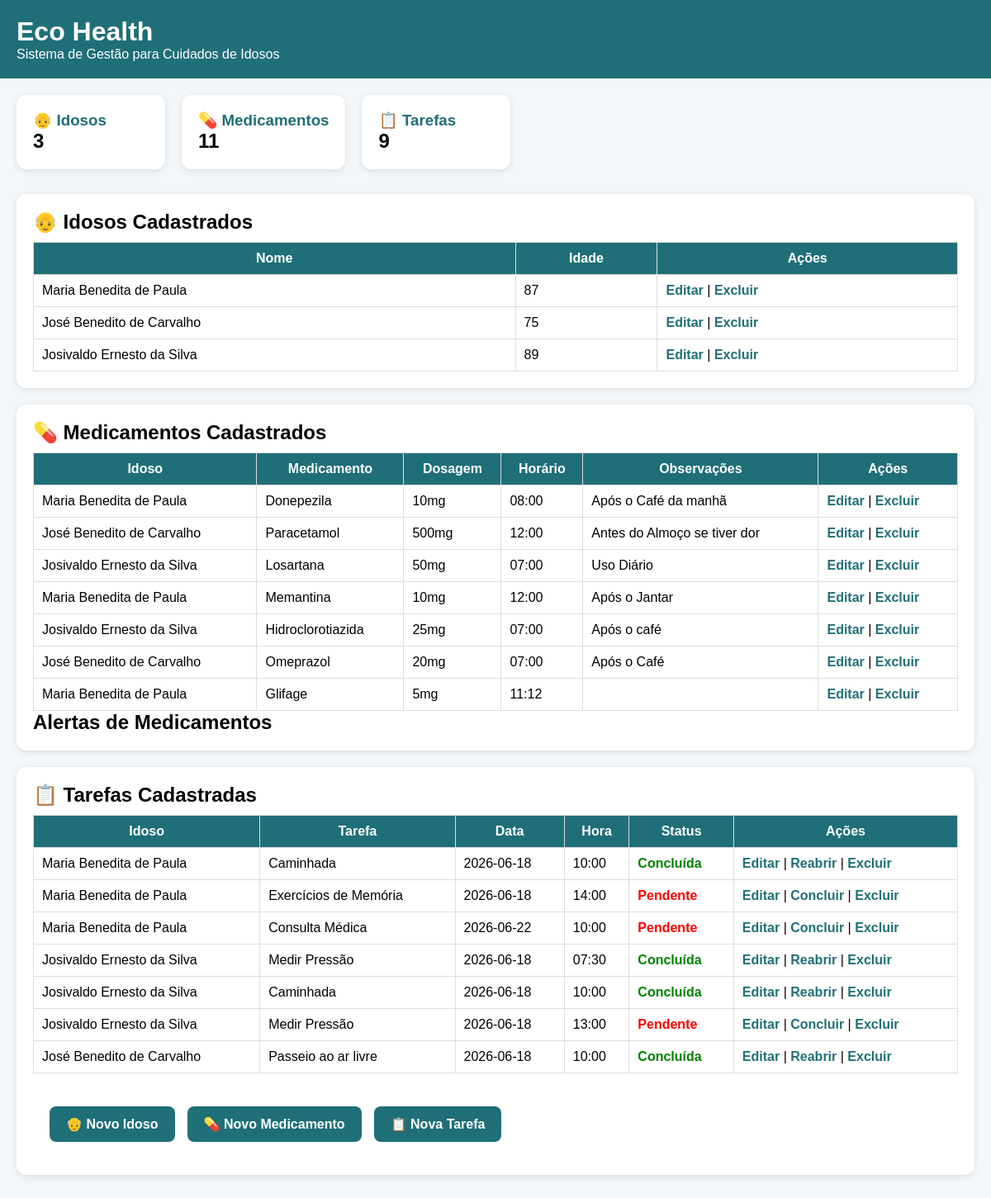
/dashboard, run on the app's committed database.
### tables this page shows
CREATE TABLE idosos (
    id INTEGER PRIMARY KEY AUTOINCREMENT,
    nome TEXT NOT NULL,
    idade INTEGER NOT NULL,
    sexo TEXT NOT NULL,
    telefone_responsavel TEXT NOT NULL,
    observacoes TEXT,
    usuario_id INTEGER NOT NULL,

    FOREIGN KEY (usuario_id) REFERENCES usuarios(id)
);

CREATE TABLE medicamentos (
    id INTEGER PRIMARY KEY AUTOINCREMENT,
    nome_medicamento TEXT NOT NULL,
    dosagem TEXT NOT NULL,
    horario TEXT NOT NULL,
    observacoes TEXT,
    idoso_id INTEGER NOT NULL,

    FOREIGN KEY (idoso_id) REFERENCES idosos(id)
);

CREATE TABLE tarefas (
    id INTEGER PRIMARY KEY AUTOINCREMENT,
    descricao TEXT NOT NULL,
    data TEXT NOT NULL,
    hora TEXT NOT NULL,
    status TEXT NOT NULL,
    observacao TEXT,
    idoso_id INTEGER NOT NULL,

    FOREIGN KEY (idoso_id) REFERENCES idosos(id)
);

### app.py (the view)
@app.route("/dashboard")
def dashboard():
    conexao = sqlite3.connect("database.db")
    cursor = conexao.cursor()
    cursor.execute("SELECT COUNT(*) FROM idosos")
    total_idosos = cursor.fetchone()[0]
    cursor.execute("SELECT COUNT(*) FROM medicamentos")
    total_medicamentos = cursor.fetchone()[0]
    cursor.execute("SELECT * FROM idosos")
    idosos = cursor.fetchall()
    cursor.execute("""
    SELECT
    medicamentos.id,
    idosos.nome,
    medicamentos.nome_medicamento,
    medicamentos.dosagem,
    medicamentos.horario,
    medicamentos.observacoes
    FROM medicamentos
    INNER JOIN idosos
    ON medicamentos.idoso_id = idosos.id
    """)
    medicamentos = cursor.fetchall()
    cursor.execute("SELECT COUNT(*) FROM tarefas")
    total_tarefas = cursor.fetchone()[0]
    cursor.execute("""
SELECT
    tarefas.id,
    idosos.nome,
    tarefas.descricao,
    tarefas.data,
    tarefas.hora,
    tarefas.status,
    tarefas.observacao
    FROM tarefas
    INNER JOIN idosos
    ON tarefas.idoso_id = idosos.id
    """)
    tarefas = cursor.fetchall()
    conexao.close()
    return render_template(
    "dashboard.html",
    total_idosos=total_idosos,
    total_medicamentos=total_medicamentos,
    total_tarefas=total_tarefas,
    idosos=idosos,
    medicamentos=medicamentos,
    tarefas=tarefas
)

### templates/dashboard.html (shortened to what this page needs)
<!DOCTYPE html>
<html lang="pt-BR">
<head>
    <link rel="stylesheet" href="{{ url_for('static', filename='css/style.css') }}">
</head>
<body>
  <div class="header">
    <h1> Eco Health</h1>
    <p>Sistema de Gestão para Cuidados de Idosos</p>
</div>
<div class="container">
    <div class="cards">
        <div class="card">
            <h3>👴 Idosos</h3>
            <p>{{ total_idosos }}</p>
        </div>
        <div class="card">
            <h3>💊 Medicamentos</h3>
            <p>{{ total_medicamentos }}</p>
        </div>
        <div class="card">
            <h3>📋 Tarefas</h3>
            <p>{{ total_tarefas }}</p>
        </div>
    </div>
<div class="section">
    <div>
<h2>👴 Idosos Cadastrados</h2>
<table border="1">
    <tr>
        <th>Nome</th>
        <th>Idade</th>
        <th>Ações</th>
    </tr>
    {% for idoso in idosos %}
    <tr>
        <td>{{ idoso[1] }}</td>
        <td>{{ idoso[2] }}</td>
        <td>
            <a href="/editar_idoso/{{ idoso[0] }}">Editar</a>
            |
            <a href="/excluir_idoso/{{ idoso[0] }}">Excluir</a>
        </td>
    </tr>
    {% endfor %}
</table>
    </div>
</div>
<div class="section">
    <div>
        <h2>💊 Medicamentos Cadastrados</h2>
<table border="1">
    <tr>
    <th>Idoso</th>
    <th>Medicamento</th>
    <th>Dosagem</th>
    <th>Horário</th>
    <th>Observações</th>
    <th>Ações</th>
    </tr>
    {% for medicamento in medicamentos %}
       <tr>
    <td>{{ medicamento[1] }}</td>
    <td>{{ medicamento[2] }}</td>
    <td>{{ medicamento[3] }}</td>
    <td>{{ medicamento[4] }}</td>
    <td>{{ medicamento[5] }}</td>
    <td>
        <a href="/editar_medicamento/{{ medicamento[0] }}">
            Editar
        </a>
        |
        <a href="/excluir_medicamento/{{ medicamento[0] }}">
            Excluir
        </a>
    </td>
</tr>
    {% endfor %}
</table>
<h2>Alertas de Medicamentos</h2>
    </div>
</div>
<div class="section">
    <div>
        <h2>📋 Tarefas Cadastradas</h2>
<table border="1">
    <tr>
        <th>Idoso</th>
        <th>Tarefa</th>
        <th>Data</th>
        <th>Hora</th>
        <th>Status</th>
        <th>Ações</th>
    </tr>
    {% for tarefa in tarefas %}
   <tr>
    <td>{{ tarefa[1] }}</td>
    <td>{{ tarefa[2] }}</td>
    <td>{{ tarefa[3] }}</td>
    <td>{{ tarefa[4] }}</td>
    <td>
        {% if tarefa[5] == "Concluída" %}
            <span style="color: green; font-weight: bold;">
                {{ tarefa[5] }}
            </span>
        {% else %}
            <span style="color: red; font-weight: bold;">
                {{ tarefa[5] }}
            </span>
        {% endif %}
    </td>
 <td>
<a href="/editar_tarefa/{{ tarefa[0] }}">
    Editar
</a>
|
{% if tarefa[5] == "Pendente" %}
    <a href="/concluir_tarefa/{{ tarefa[0] }}">
        Concluir
    </a>
{% else %}
    <a href="/reabrir_tarefa/{{ tarefa[0] }}">
        Reabrir
    </a>
{% endif %}
|
<a href="/excluir_tarefa/{{ tarefa[0] }}">
    Excluir
</a>
</td>
    {% endfor %}
</table>
    </div>
    <div class="container">
    <div class="acoes-dashboard">
    <a class="btn-dashboard" href="/cadastrar_idoso">
        👴 Novo Idoso
    </a>
    <a class="btn-dashboard" href="/cadastrar_medicamento">
        💊 Novo Medicamento
    </a>
    <a class="btn-dashboard" href="/cadastrar_tarefa">
        📋 Nova Tarefa
    </a>
</div>
</div>
</body>
</html>

### static/css/style.css (style rules this page uses)
* { margin: 0; padding: 0; box-sizing: border-box; font-family: Arial, sans-serif; }
body { background: #eef4f3; }
body { margin:0; font-family:Arial, sans-serif; background:#f4f7f9; }
.header { background:#1f6f78; color:white; padding:20px; }
.container { padding:20px; }
.cards { display:flex; gap:20px; margin-bottom:30px; }
.card { background:white; padding:20px; border-radius:12px; box-shadow:0 2px 8px rgba(0,0,0,0.1); min-width:180px; }
.card h3 { margin:0; color:#1f6f78; }
.card p { font-size:24px; font-weight:bold; }
.section { background:white; padding:20px; border-radius:12px; margin-bottom:20px; box-shadow:0 2px 8px rgba(0,0,0,0.1); }
table { width:100%; border-collapse:collapse; margin-top:10px; }
th { background:#1f6f78; color:white; }
th, td { border:1px solid #ddd; padding:10px; }
a { color:#1f6f78; text-decoration:none; font-weight:bold; }
.acoes-dashboard { display:flex; gap:15px; margin-top:20px; }
.btn-dashboard { background:#1f6f78; color:white !important; padding:12px 20px; border-radius:8px; text-decoration:none; font-weight:bold; }

### data on the page
idosos: nome "Maria Benedita de Paula", idade "87"
idosos: nome "José Benedito de Carvalho", idade "75"
idosos: nome "Josivaldo Ernesto da Silva", idade "89"
medicamentos: nome "Maria Benedita de Paula", nome_medicamento "Donepezila", dosagem "10mg", horario "08:00", observacoes "Após o Café da manhã"
medicamentos: nome "José Benedito de Carvalho", nome_medicamento "Paracetamol", dosagem "500mg", horario "12:00", observacoes "Antes do Almoço se tiver dor"
medicamentos: nome "Josivaldo Ernesto da Silva", nome_medicamento "Losartana", dosagem "50mg", horario "07:00", observacoes "Uso Diário"
medicamentos: nome "Maria Benedita de Paula", nome_medicamento "Memantina", dosagem "10mg", horario "12:00", observacoes "Após o Jantar"
medicamentos: nome "Josivaldo Ernesto da Silva", nome_medicamento "Hidroclorotiazida", dosagem "25mg", horario "07:00", observacoes "Após o café"
medicamentos: nome "José Benedito de Carvalho", nome_medicamento "Omeprazol", dosagem "20mg", horario "07:00", observacoes "Após o Café"
medicamentos: nome "Maria Benedita de Paula", nome_medicamento "Glifage", dosagem "5mg", horario "11:12"
tarefas: nome "Maria Benedita de Paula", descricao "Caminhada", data "2026-06-18", hora "10:00", status "Concluída"
tarefas: nome "Maria Benedita de Paula", descricao "Exercícios de Memória", data "2026-06-18", hora "14:00", status "Pendente"
tarefas: nome "Maria Benedita de Paula", descricao "Consulta Médica", data "2026-06-22", hora "10:00", status "Pendente"
tarefas: nome "Josivaldo Ernesto da Silva", descricao "Medir Pressão", data "2026-06-18", hora "07:30", status "Concluída"
tarefas: nome "Josivaldo Ernesto da Silva", descricao "Caminhada", data "2026-06-18", hora "10:00", status "Concluída"
tarefas: nome "Josivaldo Ernesto da Silva", descricao "Medir Pressão", data "2026-06-18", hora "13:00", status "Pendente"
tarefas: nome "José Benedito de Carvalho", descricao "Passeio ao ar livre", data "2026-06-18", hora "10:00", status "Concluída"

### other printed values
{{ total_idosos }} "3"
{{ total_medicamentos }} "11"
{{ total_tarefas }} "9"
